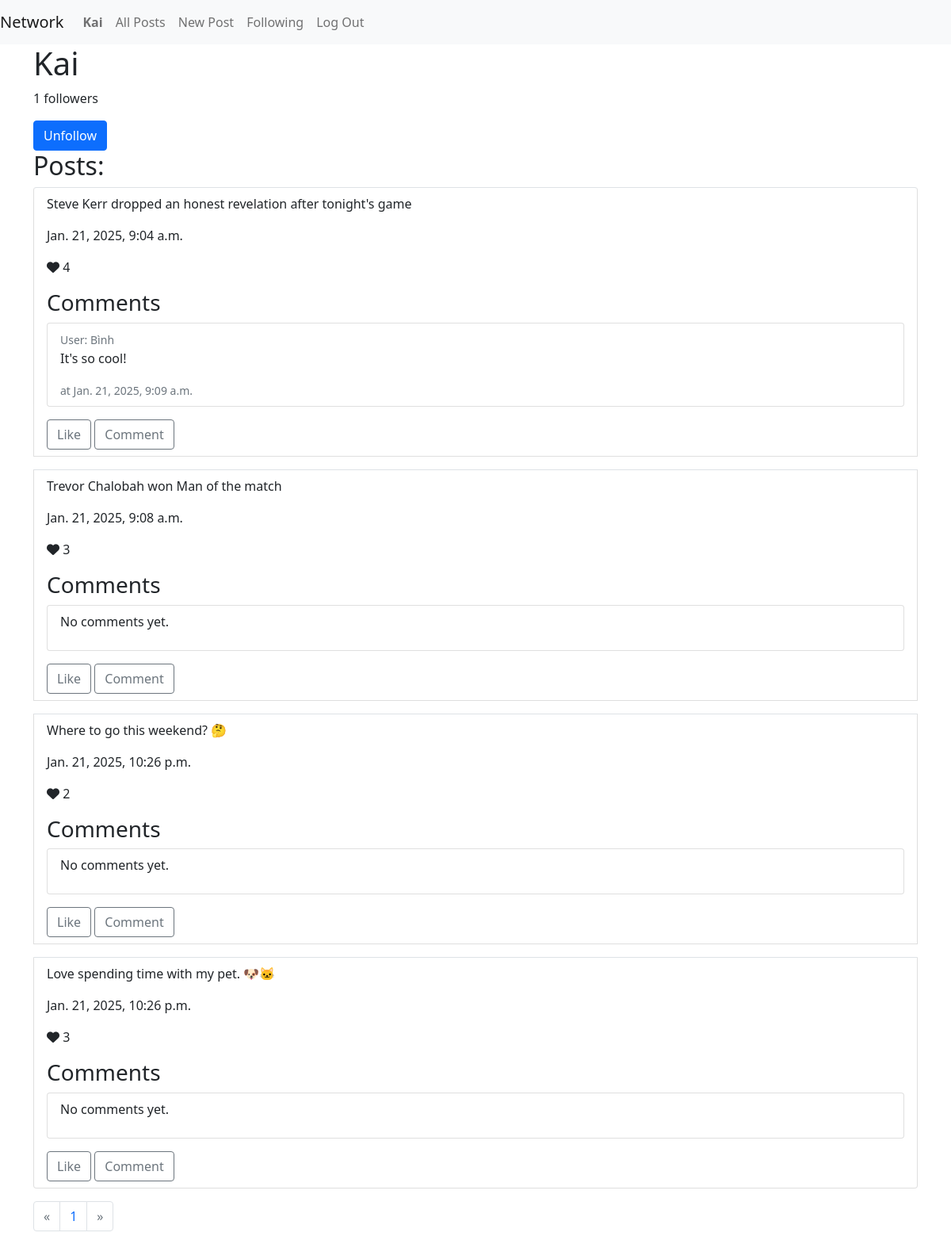
Screenshot of /user/5 (signed in) with the database file from the repository.
### network/models.py (models this page shows, shortened)
class User(AbstractUser):
    def nbFollowers(self):
        return Follow.objects.filter(followed=self).count()
    def posts(self):
        return Post.objects.filter(user=self)

class Post(models.Model):
    likes = models.IntegerField(default=0)
    image = models.ImageField(upload_to='images/', blank=True, null=True)
    date = models.DateTimeField(auto_now_add=True)
    text = models.TextField()
    user = models.ForeignKey(User, on_delete=models.CASCADE, related_name='post_user')
    userLike = models.ManyToManyField(User, related_name='liked_posts', blank=True)
    def nbLikes(self):
        return self.userLike.count()

class Comment(models.Model):
    comment = models.TextField()
    post = models.ForeignKey(Post, on_delete=models.CASCADE, related_name='post_comment')
    user = models.ForeignKey(User, on_delete=models.CASCADE, related_name='user_comment')
    date = models.DateTimeField(auto_now_add=True)

### network/views.py (the view)
# urls.py: path("user/<int:user_id>", views.profile, name="profile"),
def profile(request, user_id):
    if request.method == "GET":
        user = User.objects.get(pk=user_id)
        followers = user.nbFollowers()
        posts = user.posts()
        isFollowing = Follow.objects.filter(follower=request.user, followed=user).exists()
        paginator = Paginator(posts, 10)
        page_number_seleted = request.GET.get('page')
        page_obj = paginator.get_page(page_number_seleted)
        isPreviousPage = page_obj.has_previous()
        isNextPage = page_obj.has_next()
        return render(request, "network/profile.html", {
            "page_obj": page_obj,
            "user": user,
            "followers": followers,
            "posts": posts,
            "followed": request.user in user.follower.all(),
            "paginator": paginator,
            "isPreviousPage": isPreviousPage,
            "isNextPage": isNextPage,
            "is_following": isFollowing
        })

### network/templates/network/profile.html (shortened to what this page needs)
{% extends "network/layout.html" %}
{% load static %}
{% block body %}
<div class="container">
    <h1>{{ user.username }}</h1>
    <div>
        <p id="followers">{{ followers }} followers</p>
        {% if is_following %}
            <button id="un-follow-btn" class="btn btn-primary" data-user-id="{{ user.id }}">Unfollow</button>
        {% else %}
            <button id="un-follow-btn" class="btn btn-primary" data-user-id="{{ user.id }}">Follow</button>
        {% endif %}
    </div>
    <h2>Posts:</h2>
    <ul class="list-group">
        {% for post in posts %}
            <li class="list-group-item mb-3 border-top">
                <div class="post">
                    <p>{{ post.text }}</p>
                    <p>{{ post.date }}</p>
                    <p><i class="fa-solid fa-heart"></i> <span id="like-post-{{ post.id }}">{{ post.nbLikes }}</span></p>
                    <h3>Comments</h3>
                    <ul class="list-group" id="comment-post-{{ post.id }}">
                        {% for comment in post.post_comment.all %}
                        <li class="list-group-item">
                            <small class="text-muted">User: {{comment.user.username}}</small>
                            <p>{{comment.comment}}</p>
                            <small class="text-muted">at {{comment.date}}</small>
                        </li>
                        {% empty %}
                        <li class="list-group-item">
                            <p>No comments yet.</p>
                        </li>
                        {% endfor %}
                    </ul>
                    <div class="mt-3">
                        <button class="btn btn-outline-secondary like-btn" data-post-id="{{ post.id }}">Like</button>
                        <button class="btn btn-outline-secondary comment-btn" data-post-id="{{ post.id }}">Comment</button>
                    </div>
                </div>
            </li>
        {% empty %}
            <li class="list-group-item">
                <p>No posts yet.</p>
            </li>
        {% endfor %}
    </ul>
    <nav aria-label="Post navigation">
        <ul class="pagination">
            <li class="page-item {% if not isPreviousPage %}disabled{% endif %}">
                <a class="page-link" href="?page={% if isPreviousPage %}{{ page_obj.previous_page_number }}{% endif %}"
                aria-label="Previous">
                    <span aria-hidden="true">&laquo;</span>
                </a>
            </li>
            {% for page_num in paginator.page_range %}
                <li class="page-item"><a class="page-link" href="?page={{ page_num }}">{{page_num}}</a></li>
            {% endfor %}
            <li class="page-item {% if not isPreviousPage %}disabled{% endif %}">
                <a class="page-link" href="?page={% if isNextPage %}{{ page_obj.previous_page_number }}{{ page_obj.next_page_number }}{% endif %}"
                aria-label="Next">
                    <span aria-hidden="true">&raquo;</span>
                </a>
            </li>
        </ul>
    </nav>
</div>
{% endblock %}

### network/templates/network/layout.html (shortened to what this page needs)
{% load static %}
<!DOCTYPE html>
<html lang="en">
  <head>
    <link
      href="https://cdn.jsdelivr.net/npm/bootstrap@5.0.2/dist/css/bootstrap.min.css"
      rel="stylesheet"
    />
    <link rel="stylesheet" href="https://cdnjs.cloudflare.com/ajax/libs/font-awesome/6.3.0/css/all.min.css">
    <link href="{% static 'network/styles.css' %}" rel="stylesheet" />
  </head>
  <body>
    <nav class="navbar navbar-expand-lg navbar-light bg-light">
      <a class="navbar-brand" href="#">Network</a>
      <div>
        <ul class="navbar-nav mr-auto">
          {% if user.is_authenticated %}
          <li class="nav-item">
            <a class="nav-link" href="#">
              <strong>{{ user.username }}</strong>
            </a>
          </li>
          {% endif %}
          <li class="nav-item">
            <a id="index" class="nav-link" href="{% url 'index' %}">All Posts</a>
          </li>
          {% if user.is_authenticated %}
          <li class="nav-item">
            <a class="nav-link" href="{% url 'create-post' %}">New Post</a>
          </li>
          <li class="nav-item">
            <a id="following" class="nav-link" href="#">Following</a>
          </li>
          <li class="nav-item">
            <a class="nav-link" href="{% url 'logout' %}">Log Out</a>
          </li>
          {% endif %}
        </ul>
      </div>
    </nav>
    <div class="body">{% block body %} {% endblock %}</div>
  </body>
</html>

### rows the page displays
User: username "Kai"
Post: text "Steve Kerr dropped an honest revelation after tonight's game", date "Jan. 21, 2025, 9:04 a.m.", nbLikes "4"
Comment: user.username "Bình", comment "It's so cool!", date "Jan. 21, 2025, 9:09 a.m."
Post: text "Trevor Chalobah won Man of the match", date "Jan. 21, 2025, 9:08 a.m.", nbLikes "3"
Post: text "Where to go this weekend? 🤔", date "Jan. 21, 2025, 10:26 p.m.", nbLikes "2"
Post: text "Love spending time with my pet. 🐶🐱", date "Jan. 21, 2025, 10:26 p.m.", nbLikes "3"

### other values shown
{{ followers }} "1"
{{ page_num }} "1"
